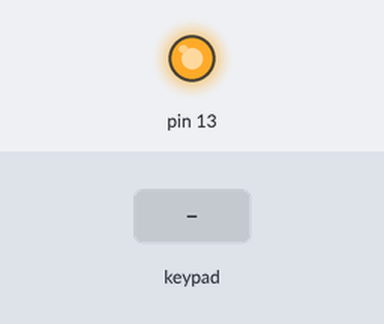
A sketch run on a simulated Arduino Uno, built with avr-gcc and run on an emulated ATmega328P. Parts: output pins drawn as LEDs (lit = HIGH). Inputs (shaded band) come from the test bench. What the sketch prints to the serial monitor is not drawn.

Above: at 8.8 s.
8.9 s: key '1' pressed
18.2 s: key 'A' pressed
25.5 s: key 'B' pressed
Timing chart, 0 to 28.5 s (numbered marks = the images above; inputs shaded):
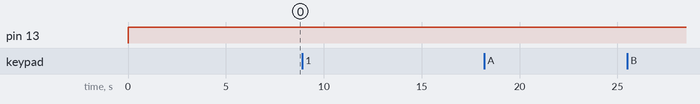

The sketch:

sketch.ino
```cpp
#include <Key.h>
#include <Keypad.h>
#define makeKeyMap(x) ((char*)x)

const byte ROWS = 4;
const byte COLS = 4;

byte rowPins[ROWS] = {9,8,7,6};
byte colPins[COLS] = {5,4,3,2};

char keys[ROWS][COLS]={
  {'1','2','3','A'},
  {'4','5','6','B'},
  {'7','8','9','C'},
  {'*','0','#','D'}
  };

Keypad keypad = Keypad(makeKeyMap(keys), rowPins, colPins , ROWS , COLS);
  const String password="1234";
  String userInput;
void setup() {
  // put your setup code here, to run once:
  Serial.begin(9600);
  userInput.reserve(32);
  pinMode(13,OUTPUT);
}

void loop() {
  // put your main code here, to run repeatedly:
  digitalWrite(13,HIGH);
  delay(4000);
  digitalWrite(13,LOW);

  char keyInput = keypad.getKey();

  if(keyInput){
    Serial.println(keyInput);
    if(keyInput=='*'){
      userInput="";
    }
    if(keyInput=='#'){
    if(password==userInput){
      Serial.println("You shall pass ");
      userInput="";
    }
    else{
      Serial.println("You shall not pass");
      digitalWrite(13,HIGH);
    }
  }
  else{
  userInput+=keyInput;
  }
 }
}
```
